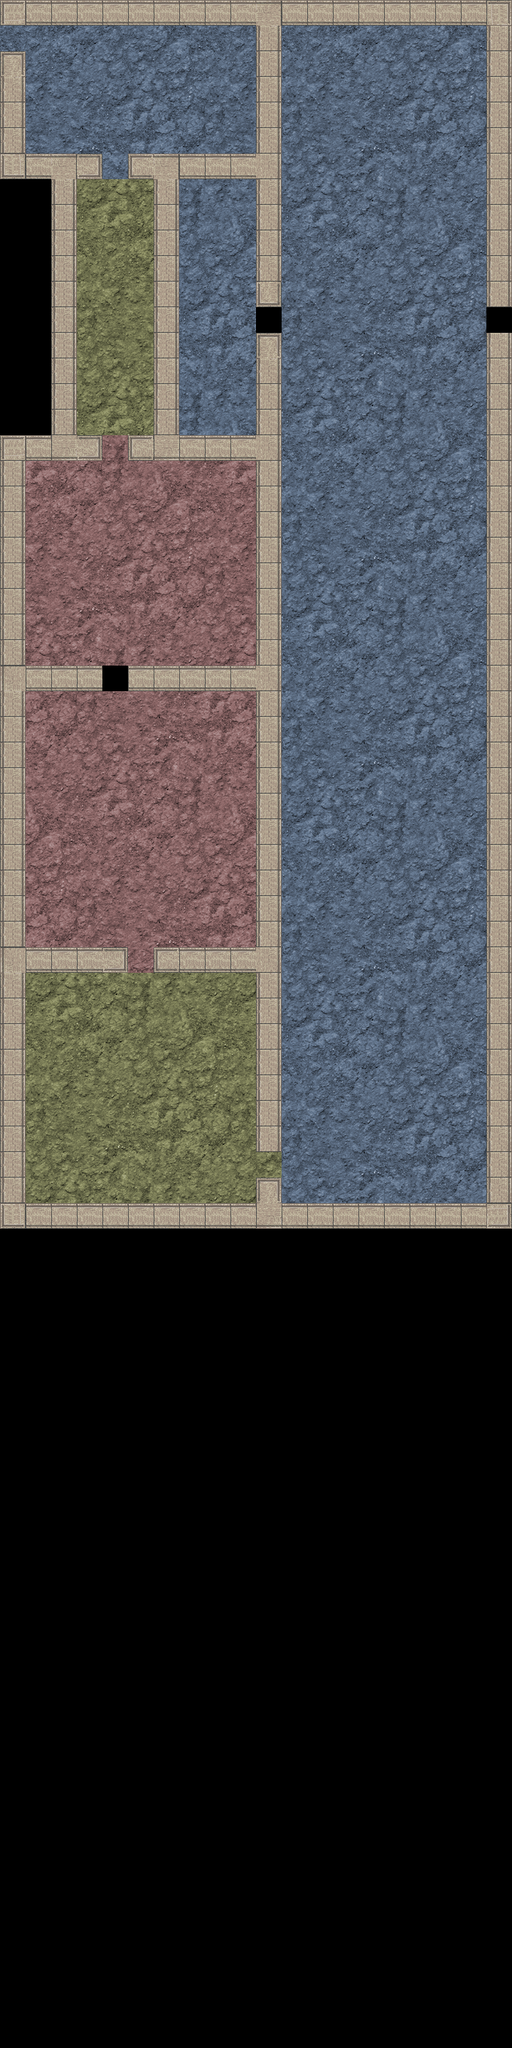

This is a level from a 2D game, rendered from its Tiled map with the project's own tilesets. A one-line summary and the map file follow, with tile-layer data summarised:
An orthogonal 20x80 tile map with 32x32 px tiles, 2 tile layers (background, walls), 4 tilesets and 35 objects (8x floor_switch, 7x facer, 7x room, 5x door, 2x gold_statue, ...).

<map version="1.0" orientation="orthogonal" width="20" height="80" tilewidth="32" tileheight="32">
 <tileset firstgid="1" name="block_wall" tilewidth="32" tileheight="32">
  <image source="../textures/block_wall.png" width="128" height="128" />
 </tileset>
 <tileset firstgid="17" name="dirt1_blue" tilewidth="32" tileheight="32">
  <image source="../textures/dirt1_blue.png" width="256" height="256" />
 </tileset>
 <tileset firstgid="81" name="dirt1_gold" tilewidth="32" tileheight="32">
  <image source="../textures/dirt1_gold.png" width="256" height="256" />
 </tileset>
 <tileset firstgid="145" name="dirt1_red" tilewidth="32" tileheight="32">
  <image source="../textures/dirt1_red.png" width="256" height="256" />
 </tileset>
 <layer name="background" width="20" height="80">
  <data>[1600 cells, 839 non-empty, 193 distinct tile ids]</data>
 </layer>
 <layer name="walls" width="20" height="80">
  <data>[1600 cells, 216 non-empty, 14 distinct tile ids]</data>
 </layer>
 <objectgroup name="enemy" width="20" height="80">
  <object name="facer" type="facer" x="248" y="623" width="24" height="28">
   <properties>
    <property name="dir" value="down" />
   </properties>
  </object>
  <object name="facer" type="facer" x="159" y="1061" width="27" height="28">
   <properties>
    <property name="dir" value="down" />
   </properties>
  </object>
  <object name="facer" type="facer" x="160" y="928" width="27" height="28">
   <properties>
    <property name="dir" value="down" />
   </properties>
  </object>
  <object name="follower" type="follower" x="64" y="1312" width="32" height="32">
   <properties>
    <property name="dir" value="right" />
   </properties>
  </object>
  <object name="room3_switch" type="floor_switch" x="256" y="1312" width="32" height="32">
   <properties>
    <property name="activating_class" value="follower" />
    <property name="activation_margin" value="0.5" />
   </properties>
  </object>
  <object name="statue1" type="gold_statue" x="544" y="1152" width="64" height="64">
   <properties>
    <property name="dir" value="left" />
   </properties>
  </object>
  <object name="statue2" type="gold_statue" x="352" y="512" width="64" height="64">
   <properties>
    <property name="dir" value="right" />
   </properties>
  </object>
  <object name="switch4-1" type="floor_switch" x="384" y="1440" width="32" height="32">
   <properties>
    <property name="activating_class" value="facer" />
   </properties>
  </object>
  <object name="switch4-2" type="floor_switch" x="448" y="1440" width="32" height="32">
   <properties>
    <property name="activating_class" value="facer" />
   </properties>
  </object>
  <object name="switch4-3" type="floor_switch" x="512" y="1440" width="32" height="32">
   <properties>
    <property name="activating_class" value="facer" />
   </properties>
  </object>
  <object name="switch4-4" type="floor_switch" x="576" y="1440" width="32" height="32">
   <properties>
    <property name="activating_class" value="facer" />
   </properties>
  </object>
  <object name="facer" type="facer" x="352" y="64" width="32" height="32">
   <properties>
    <property name="dir" value="up" />
   </properties>
  </object>
  <object name="facer" type="facer" x="416" y="64" width="32" height="32">
   <properties>
    <property name="dir" value="up" />
   </properties>
  </object>
  <object name="facer" type="facer" x="480" y="64" width="32" height="32">
   <properties>
    <property name="dir" value="up" />
   </properties>
  </object>
  <object name="facer" type="facer" x="544" y="64" width="32" height="32">
   <properties>
    <property name="dir" value="up" />
   </properties>
  </object>
  <object name="c1" type="dark_cirno" x="256" y="256" width="32" height="32">
   <properties>
    <property name="dir" value="down" />
   </properties>
  </object>
  <object name="c2" type="dark_cirno" x="256" y="480" width="32" height="32">
   <properties>
    <property name="dir" value="up" />
   </properties>
  </object>
 </objectgroup>
 <objectgroup name="environment" width="20" height="80">
  <object name="room1_door" type="door" x="128" y="832" width="32" height="32">
   <properties>
    <property name="switch" value="room1_switch" />
   </properties>
  </object>
  <object name="sign" type="sign" x="61" y="133" width="32" height="32">
   <properties>
    <property name="msg" value="Some things will move if they like what they see, but it can't change direction on its own." />
   </properties>
  </object>
  <object name="room2_door" type="door" x="160" y="1184" width="32" height="32">
   <properties>
    <property name="switch" value="room2_switch1 room2_switch2" />
   </properties>
  </object>
  <object name="room3_door" type="door" x="320" y="1440" width="32" height="32">
   <properties>
    <property name="switch" value="room3_switch" />
   </properties>
  </object>
  <object name="sign" type="sign" x="249" y="136" width="32" height="32">
   <properties>
    <property name="msg" value="Some enemies cannot be killed, but you may be able to change its course with force. " />
   </properties>
  </object>
 </objectgroup>
 <objectgroup name="rooms" width="20" height="80" visible="0">
  <object name="lobby" type="room" x="0" y="0" width="352" height="224" />
  <object name="corridor" type="room" x="64" y="192" width="160" height="384" />
  <object name="room1" type="room" x="0" y="544" width="352" height="320" />
  <object name="room2" type="room" x="0" y="832" width="352" height="384" />
  <object name="room3" type="room" x="0" y="1184" width="352" height="352" />
  <object name="room4" type="room" x="320" y="0" width="320" height="1536" />
  <object name="room5" type="room" x="192" y="192" width="160" height="384" />
 </objectgroup>
 <objectgroup name="floor_objects" width="20" height="80">
  <object name="room1_switch" type="floor_switch" x="260" y="730" width="32" height="32">
   <properties>
    <property name="activating_class" value="facer" />
    <property name="activation_margin" value="0.5" />
   </properties>
  </object>
  <object name="room2_switch1" type="floor_switch" x="64" y="1120" width="32" height="32">
   <properties>
    <property name="activating_class" value="facer" />
    <property name="activation_margin" value="0.5" />
   </properties>
  </object>
  <object name="room2_switch2" type="floor_switch" x="256" y="1120" width="32" height="32">
   <properties>
    <property name="activating_class" value="facer" />
    <property name="activation_margin" value="0.5" />
   </properties>
  </object>
 </objectgroup>
 <objectgroup name="maplinks" width="20" height="80">
  <properties>
   <property name="entrance_dir" value="right" />
  </properties>
  <object name="entrance" type="map_link" x="0" y="32" width="32" height="32">
   <properties>
    <property name="dest_link" value="exit" />
    <property name="dest_map" value="level2" />
    <property name="entrance_dir" value="right" />
   </properties>
  </object>
 </objectgroup>
 <objectgroup name="doors" width="20" height="80">
  <object name="door" type="door" x="320" y="384" width="32" height="32">
   <properties>
    <property name="open" value="" />
   </properties>
  </object>
  <object name="facer_floor_end" type="door" x="608" y="384" width="32" height="32">
   <properties>
    <property name="dest_link" value="entrance" />
    <property name="dest_map" value="facer_floor_2" />
    <property name="switch" value="switch4-1 switch4-2 switch4-3 switch4-4" />
   </properties>
  </object>
 </objectgroup>
</map>
